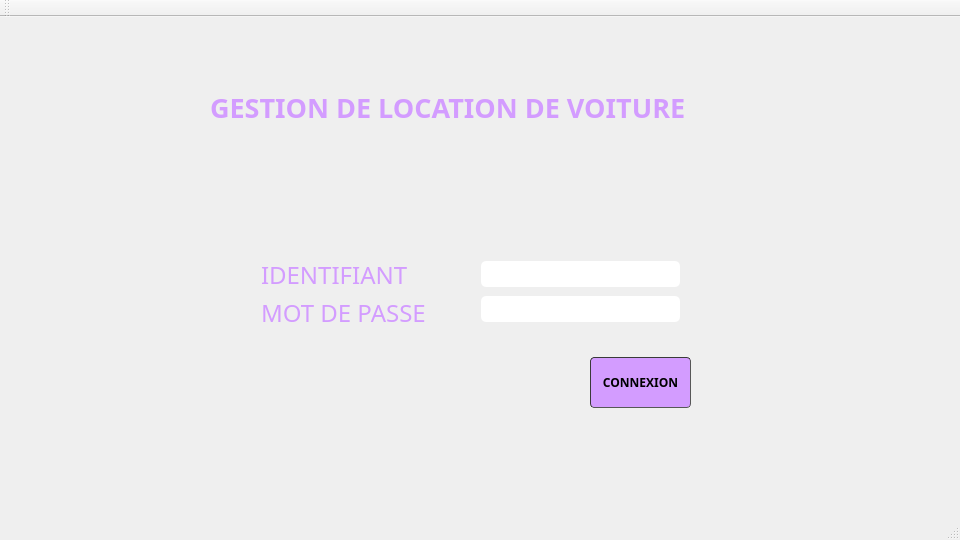
<?xml version="1.0" encoding="UTF-8"?>
<ui version="4.0">
 <class>MainWindow</class>
 <widget class="QMainWindow" name="MainWindow">
  <property name="geometry">
   <rect>
    <x>0</x>
    <y>0</y>
    <width>960</width>
    <height>540</height>
   </rect>
  </property>
  <property name="windowTitle">
   <string>MainWindow</string>
  </property>
  <widget class="QWidget" name="centralWidget">
   <widget class="QLabel" name="label_3">
    <property name="geometry">
     <rect>
      <x>210</x>
      <y>60</y>
      <width>571</width>
      <height>61</height>
     </rect>
    </property>
    <property name="font">
     <font>
      <family>Century Gothic</family>
      <pointsize>24</pointsize>
      <weight>50</weight>
      <italic>false</italic>
      <bold>false</bold>
     </font>
    </property>
    <property name="text">
     <string>&lt;html&gt;&lt;head/&gt;&lt;body&gt;&lt;p&gt;&lt;span style=&quot; font-size:20pt; font-weight:600; color:#d39cff;&quot;&gt;GESTION DE LOCATION DE VOITURE&lt;/span&gt;&lt;/p&gt;&lt;/body&gt;&lt;/html&gt;</string>
    </property>
   </widget>
   <widget class="QLabel" name="time_label">
    <property name="geometry">
     <rect>
      <x>1250</x>
      <y>400</y>
      <width>141</width>
      <height>51</height>
     </rect>
    </property>
    <property name="font">
     <font>
      <family>NFL Minnesota Vikings</family>
      <pointsize>18</pointsize>
     </font>
    </property>
    <property name="text">
     <string/>
    </property>
   </widget>
   <widget class="QPushButton" name="login">
    <property name="geometry">
     <rect>
      <x>590</x>
      <y>340</y>
      <width>101</width>
      <height>51</height>
     </rect>
    </property>
    <property name="font">
     <font>
      <family>Century Gothic</family>
      <weight>75</weight>
      <bold>true</bold>
     </font>
    </property>
    <property name="styleSheet">
     <string notr="true">QPushButton {
	border-width: 1px; border-radius: 4px;
	border-color: rgb(58, 58, 58);
	border-style: inset;

padding: 5px;
background-color:#d39cff;
font-weight: bold;
}</string>
    </property>
    <property name="text">
     <string>CONNEXION</string>
    </property>
   </widget>
   <widget class="QLabel" name="pic">
    <property name="enabled">
     <bool>true</bool>
    </property>
    <property name="geometry">
     <rect>
      <x>0</x>
      <y>-10</y>
      <width>961</width>
      <height>551</height>
     </rect>
    </property>
    <property name="frameShadow">
     <enum>QFrame::Plain</enum>
    </property>
    <property name="text">
     <string/>
    </property>
    <property name="scaledContents">
     <bool>false</bool>
    </property>
    <property name="wordWrap">
     <bool>false</bool>
    </property>
    <property name="openExternalLinks">
     <bool>false</bool>
    </property>
   </widget>
   <widget class="QWidget" name="verticalLayoutWidget_2">
    <property name="geometry">
     <rect>
      <x>470</x>
      <y>230</y>
      <width>221</width>
      <height>91</height>
     </rect>
    </property>
    <layout class="QVBoxLayout" name="verticalLayout_2">
     <item>
      <widget class="QLineEdit" name="cx_login">
       <property name="styleSheet">
        <string notr="true">QLineEdit {
padding: 5px;
border-radius: 5px;

font-weight: bold;
}</string>
       </property>
      </widget>
     </item>
     <item>
      <widget class="QLineEdit" name="cx_mdp">
       <property name="styleSheet">
        <string notr="true">QLineEdit {
padding: 5px;
border-radius: 5px;

font-weight: bold;
}</string>
       </property>
       <property name="echoMode">
        <enum>QLineEdit::Password</enum>
       </property>
      </widget>
     </item>
    </layout>
   </widget>
   <widget class="QWidget" name="verticalLayoutWidget">
    <property name="geometry">
     <rect>
      <x>250</x>
      <y>230</y>
      <width>221</width>
      <height>91</height>
     </rect>
    </property>
    <layout class="QVBoxLayout" name="verticalLayout">
     <item>
      <widget class="QLabel" name="label">
       <property name="font">
        <font>
         <family>Century Gothic</family>
         <pointsize>10</pointsize>
         <weight>50</weight>
         <bold>false</bold>
        </font>
       </property>
       <property name="styleSheet">
        <string notr="true">border-width: 1px;</string>
       </property>
       <property name="text">
        <string>&lt;html&gt;&lt;head/&gt;&lt;body&gt;&lt;p&gt;&lt;span style=&quot; font-size:18pt; color:#d39cff;&quot;&gt;IDENTIFIANT&lt;/span&gt;&lt;/p&gt;&lt;/body&gt;&lt;/html&gt;</string>
       </property>
      </widget>
     </item>
     <item>
      <widget class="QLabel" name="label_2">
       <property name="font">
        <font>
         <family>Century Gothic</family>
        </font>
       </property>
       <property name="text">
        <string>&lt;html&gt;&lt;head/&gt;&lt;body&gt;&lt;p&gt;&lt;span style=&quot; font-size:18pt; color:#d39cff;&quot;&gt;MOT DE PASSE&lt;/span&gt;&lt;/p&gt;&lt;/body&gt;&lt;/html&gt;</string>
       </property>
      </widget>
     </item>
    </layout>
   </widget>
   <zorder>time_label</zorder>
   <zorder>pic</zorder>
   <zorder>verticalLayoutWidget_2</zorder>
   <zorder>verticalLayoutWidget</zorder>
   <zorder>login</zorder>
   <zorder>label_3</zorder>
  </widget>
  <widget class="QMenuBar" name="menuBar">
   <property name="geometry">
    <rect>
     <x>0</x>
     <y>0</y>
     <width>960</width>
     <height>26</height>
    </rect>
   </property>
  </widget>
  <widget class="QToolBar" name="mainToolBar">
   <attribute name="toolBarArea">
    <enum>TopToolBarArea</enum>
   </attribute>
   <attribute name="toolBarBreak">
    <bool>false</bool>
   </attribute>
  </widget>
  <widget class="QStatusBar" name="statusBar"/>
 </widget>
 <layoutdefault spacing="6" margin="11"/>
 <resources/>
 <connections/>
</ui>
